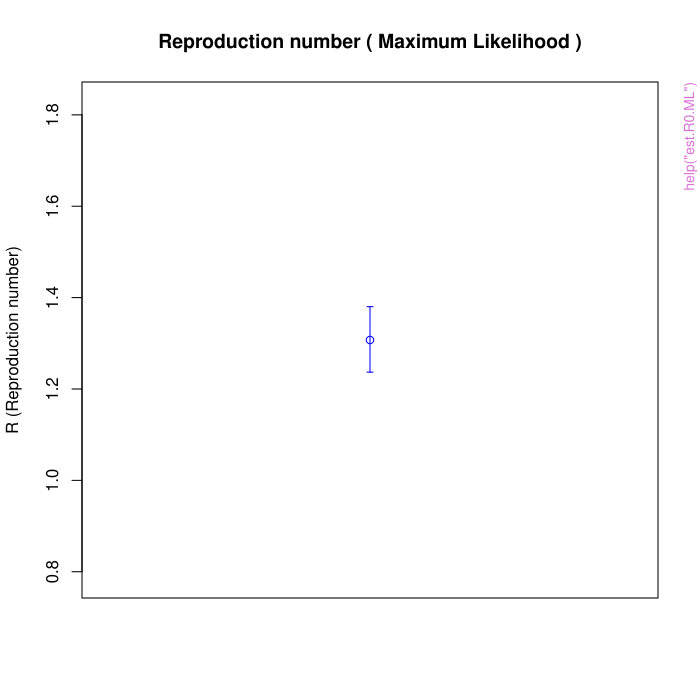

The script that drew this image:
pkgname <- "R0"
source(file.path(R.home("share"), "R", "examples-header.R"))
options(warn = 1)
library('R0')

base::assign(".oldSearch", base::search(), pos = 'CheckExEnv')
base::assign(".old_wd", base::getwd(), pos = 'CheckExEnv')
cleanEx()
nameEx("GT.chld.hsld")
### * GT.chld.hsld

flush(stderr()); flush(stdout())

### Name: GT.chld.hsld
### Title: 2009 A/H1N1 observed Generation Time distribution
### Aliases: GT.chld.hsld
### Keywords: datasets

### ** Examples

data(GT.chld.hsld)
## maybe str(GT.chld.hsld) ; plot(GT.chld.hsld) ...



cleanEx()
nameEx("Germany.1918")
### * Germany.1918

flush(stderr()); flush(stdout())

### Name: Germany.1918
### Title: Germany.1918 exemple dataset
### Aliases: Germany.1918
### Keywords: datasets

### ** Examples

data(Germany.1918)
## maybe str(Germany.1918) ; plot(Germany.1918) ...



cleanEx()
nameEx("H1N1.serial.interval")
### * H1N1.serial.interval

flush(stderr()); flush(stdout())

### Name: H1N1.serial.interval
### Title: H1N1 serial interval sample
### Aliases: H1N1.serial.interval
### Keywords: datasets

### ** Examples

data(H1N1.serial.interval)
## maybe str(H1N1.serial.interval) ; plot(H1N1.serial.interval) ...



cleanEx()
nameEx("check.incid")
### * check.incid

flush(stderr()); flush(stdout())

### Name: check.incid
### Title: Check incid in the input
### Aliases: check.incid

### ** Examples
#Loading package
library(R0)

## Data is taken from the paper by Nishiura for key transmission parameters of an institutional
## outbreak during 1918 influenza pandemic in Germany
data(Germany.1918)
Germany.1918

## check.incid will extract names from the vector and coerce them as dates
check.incid(Germany.1918)

## Had Germany.1918 not have names() set, output would have been with index dates
## To force such an output, we here impose t=1:126. 
## Erasing names(Germany.1918) would have produced the same
## If so, then the epid$t vector returned will be replacement values.
check.incid(Germany.1918, t=1:126)

## You can also choose not to provide a complete date vector, but to only
## indicated the first day of the observation, and the number of days between each
## observation. In this example we will assume a time step of 7 days.
check.incid(Germany.1918, date.first.obs="1918-01-01", time.step=7)

## Finally, if no names() are available for the dataset and date.first.obs is not provided,
## setting time.step to any integer value will generate a t vector starting 
## from 1 and incrementing by the time.step parameter.


cleanEx()
nameEx("est.GT")
### * est.GT

flush(stderr()); flush(stdout())

### Name: est.GT
### Title: Find the best-fitting GT distribution for a series of serial
###   interval
### Aliases: est.GT

### ** Examples
#Loading package
library(R0)

# Data taken from traced cases of H1N1 viruses.
data(H1N1.serial.interval)
est.GT(serial.interval=H1N1.serial.interval)

## Best fitting GT distribution is a gamma distribution with mean = 3.039437 and sd = 1.676551 .
## Discretized Generation Time distribution
## mean: 3.070303 , sd: 1.676531 
## [1] 0.0000000000 0.1621208802 0.2704857362 0.2358751176 0.1561845680 0.0888997193 0.0459909903 
## 0.0222778094 0.0102848887 0.0045773285 0.0019791984 0.0008360608 0.0003464431 0.0001412594


# The same result can be achieved with two vectors of dates of onset.
# Here we use the same data, but trick the function into thinking onset dates are all "0".
data(H1N1.serial.interval)
est.GT(infector.onset.dates=rep(0,length(H1N1.serial.interval)), 
       infectee.onset.dates=H1N1.serial.interval)


cleanEx()
nameEx("est.R0.AR")
### * est.R0.AR

flush(stderr()); flush(stdout())

### Name: est.R0.AR
### Title: Estimate R0 from attack rate of an epidemic
### Aliases: est.R0.AR

### ** Examples
#Loading package
library(R0)

## Woodall reported an attack rate of 0.31 in a population of 1732 during
## the 1957 H2N2 influenza pandemic ('Age and Asian Influenza, 1957', BMJ, 1958)

est.R0.AR(pop.size=1732, AR=0.31)
# Reproduction number estimate using Attack Rate method
# R :  1.19698[ 1.179606 , 1.215077 ]

est.R0.AR(AR=0.31)
# Reproduction number estimate using  Attack Rate  method.
# R :  1.19698

est.R0.AR(pop.size=1732, incid=31)
# Reproduction number estimate using Attack Rate method
# R :  1.009057[ 1.005873 , 1.012269 ]

est.R0.AR(pop.size=1732, incid=c(2,3,4,7,4,2,4,5))
# Reproduction number estimate using Attack Rate method
# R :  1.009057[ 1.005873 , 1.012269 ]

est.R0.AR(pop.size=1732, incid=c(2,3,0,7,4,2,0,5))
# Reproduction number estimate using Attack Rate method
# R :  1.006699[ 1.003965 , 1.009453 ]


cleanEx()
nameEx("est.R0.EG")
### * est.R0.EG

flush(stderr()); flush(stdout())

### Name: est.R0.EG
### Title: Estimate R from exponential growth rate
### Aliases: est.R0.EG

### ** Examples
#Loading package
library(R0)

## Data is taken from the paper by Nishiura for key transmission parameters of an institutional
## outbreak during 1918 influenza pandemic in Germany)

data(Germany.1918)
mGT<-generation.time("gamma", c(3, 1.5))

est.R0.EG(Germany.1918, mGT, begin=1, end=27)
## Reproduction number estimate using  Exponential Growth 
## R :  1.525895[ 1.494984 , 1.557779 ]


cleanEx()
nameEx("est.R0.ML")
### * est.R0.ML

flush(stderr()); flush(stdout())

### Name: est.R0.ML
### Title: Estimate the reproduction number by maximum likelihood
### Aliases: est.R0.ML

### ** Examples
#Loading package
library(R0)

## Data is taken from paper by Nishiura for key transmission parameters of an institutional
## outbreak during the 1918 influenza pandemic in Germany)

data(Germany.1918)
mGT<-generation.time("gamma", c(2.45, 1.38))
est.R0.ML(Germany.1918, mGT, begin=1, end=27, range=c(0.01,50))
# Reproduction number estimate using  Maximum Likelihood  method.
# R :  1.307222[ 1.236913 , 1.380156 ]

res=est.R0.ML(Germany.1918, mGT, begin=1, end=27, range=c(0.01,50))
plot(res)

## no change in R with varying range 
## (dates here are the same index as before. Just to illustrate different use)
est.R0.ML(Germany.1918, mGT, begin="1918-09-29", end="1918-10-25", range=c(0.01,100))
# Reproduction number estimate using  Maximum Likelihood  method.
# R :  1.307249[ 1.236913 , 1.380185 ]




cleanEx()
nameEx("est.R0.SB")
### * est.R0.SB

flush(stderr()); flush(stdout())

### Name: est.R0.SB
### Title: Estimate the time dependent reproduction number using a Bayesian
###   approach
### Aliases: est.R0.SB

### ** Examples
#Loading package
library(R0)

## Data is taken from the paper by Nishiura for key transmission parameters of an institutional
## outbreak during 1918 influenza pandemic in Germany)

data(Germany.1918)
mGT <- generation.time("gamma", c(3,1.5))
SB <- est.R0.SB(Germany.1918, mGT)

## Results will include "most likely R(t)" (ie. the R(t) value for which the computed probability 
## is the highest), along with 95% CI, in a data.frame object
SB
# Reproduction number estimate using  Real Time Bayesian  method.
# 0 0 2.02 0.71 1.17 1.7 1.36 1.53 1.28 1.43 ...

SB$Rt.quant
# Date R.t. CI.lower. CI.upper.
# 1  1918-09-29 0.00      0.01      1.44
# 2  1918-09-30 0.00      0.01      1.42
# 3  1918-10-01 2.02      0.97      2.88
# 4  1918-10-02 0.71      0.07      1.51
# 5  1918-10-03 1.17      0.40      1.84
# 6  1918-10-04 1.70      1.09      2.24
# 7  1918-10-05 1.36      0.84      1.83
# 8  1918-10-06 1.53      1.08      1.94
# 9  1918-10-07 1.28      0.88      1.66
# 10 1918-10-08 1.43      1.08      1.77
# ...

## "Plot" will provide the most-likely R value at each time unit, along with 95CI
plot(SB)
## "Plotfit" will show the complete distribution of R for 9 time unit throughout the outbreak
plotfit(SB)


cleanEx()
nameEx("est.R0.TD")
### * est.R0.TD

flush(stderr()); flush(stdout())

### Name: est.R0.TD
### Title: Estimate the time dependent reproduction number
### Aliases: est.R0.TD

### ** Examples
#Loading package
library(R0)

## Data is taken from the paper by Nishiura for key transmission parameters of an institutional
## outbreak during 1918 influenza pandemic in Germany)

data(Germany.1918)
mGT<-generation.time("gamma", c(3, 1.5))
TD <- est.R0.TD(Germany.1918, mGT, begin=1, end=126, nsim=100)
# Warning messages:
# 1: In est.R0.TD(Germany.1918, mGT) : Simulations may take several minutes.
# 2: In est.R0.TD(Germany.1918, mGT) : Using initial incidence as initial number of cases.
TD
# Reproduction number estimate using  Time-Dependent  method.
# 2.322239 2.272013 1.998474 1.843703 2.019297 1.867488 1.644993 1.553265 1.553317 1.601317 ...

## An interesting way to look at these results is to agregate initial data by longest time unit,
## such as weekly incidence. This gives a global overview of the epidemic.
TD.weekly <- smooth.Rt(TD, 7)
TD.weekly
# Reproduction number estimate using  Time-Dependant  method.
# 1.878424 1.580976 1.356918 1.131633 0.9615463 0.8118902 0.8045254 0.8395747 0.8542518 0.8258094..
plot(TD.weekly)


cleanEx()
nameEx("estimate.R")
### * estimate.R

flush(stderr()); flush(stdout())

### Name: estimate.R
### Title: Estimate R0 for one incidence dataset using several methods
### Aliases: estimate.R

### ** Examples
#Loading package
library(R0)

## Outbreak during 1918 influenza pandemic in Germany)
data(Germany.1918)
mGT<-generation.time("gamma", c(3, 1.5))
estR0<-estimate.R(Germany.1918, mGT, begin=1, end=27, methods=c("EG", "ML", "TD", "AR", "SB"), 
                  pop.size=100000, nsim=100)

attributes(estR0)
## $names
## [1] "epid"      "GT"        "begin"     "end"       "estimates"
## 
## $class
## [1] "R0.sR"

## Estimates results are stored in the $estimates object
estR0
## Reproduction number estimate using  Exponential Growth  method.
## R :  1.525895[ 1.494984 , 1.557779 ]
## 
## Reproduction number estimate using  Maximum Likelihood  method.
## R :  1.383996[ 1.309545 , 1.461203 ]
## 
## Reproduction number estimate using  Attack Rate  method.
## R :  1.047392[ 1.046394 , 1.048393 ]
## 
## Reproduction number estimate using  Time-Dependent  method.
## 2.322239 2.272013 1.998474 1.843703 2.019297 1.867488 1.644993 1.553265 1.553317 1.601317 ...
## 
## Reproduction number estimate using  Sequential Bayesian  method.
## 0 0 2.22 0.66 1.2 1.84 1.43 1.63 1.34 1.52 ...


## If no date vector nor date of first observation are provided, results are the same
## except time values in $t are replaced by index


cleanEx()
nameEx("generation.time")
### * generation.time

flush(stderr()); flush(stdout())

### Name: generation.time
### Title: Generation Time distribution
### Aliases: generation.time

### ** Examples
#Loading package
library(R0)

# GT for children at house(from Cauchemez PNAS 2011)

GT.chld.hsld1<-generation.time("empirical", c(0,0.25,0.2,0.15,0.1,0.09,0.05,0.01))
plot(GT.chld.hsld1, col="green")
GT.chld.hsld1
# Discretized Generation Time distribution
# mean: 2.729412 , sd: 1.611636 
# [1] 0.00000000 0.29411765 0.23529412 0.17647059 0.11764706 0.10588235 0.05882353
# [8] 0.01176471

GT.chld.hsld2<-generation.time("gamma", c(2.45, 1.38))
GT.chld.hsld2
# Discretized Generation Time distribution
# mean: 2.504038 , sd: 1.372760
# [1] 0.0000000000 0.2553188589 0.3247178420 0.2199060781 0.1144367560
# [6] 0.0515687896 0.0212246257 0.0082077973 0.0030329325 0.0010825594
#[11] 0.0003760069 0.0001277537


# GT for school & community
GTs1<-generation.time("empirical", c(0,0.95,0.05))
plot(GTs1, col='blue')


plot(GT.chld.hsld1, ylim=c(0,0.5), col="red")
par(new=TRUE)
plot(GT.chld.hsld2, xlim=c(0,7), ylim=c(0,0.5), col="black")


graphics::par(get("par.postscript", pos = 'CheckExEnv'))
cleanEx()
nameEx("sensitivity.analysis")
### * sensitivity.analysis

flush(stderr()); flush(stdout())

### Name: sensitivity.analysis
### Title: Sensitivity analysis of basic reproduction ratio to begin/end
###   dates
### Aliases: sensitivity.analysis

### ** Examples
#Loading package
library(R0)

## Data is taken from the paper by Nishiura for key transmission parameters of an institutional
## outbreak during 1918 influenza pandemic in Germany)
data(Germany.1918)

## For this exemple, we use the exact same call as for the internal sensitivity analysis function

## sa.type = "GT"

## Here we will test GT with means of 1 to 5, each time with SD constant (1)
## GT and SD can be either fixed value or vectors of values
## Actual value in simulations may differ, as they are adapted according to the distribution type
tmp<-sensitivity.analysis(sa.type="GT", incid=Germany.1918, GT.type="gamma", GT.mean=seq(1,5,1), 
                          GT.sd.range=1, begin=1, end=27, est.method="EG")

## Results are stored in a matrix, each line dedicated to a (mean,sd) couple
plot(x=tmp[,"GT.Mean"], xlab="mean GT (days)", y=tmp[,"R"], ylim=c(1.2, 2.1), ylab="R0 (95% CI)", 
     type="p", pch=19, col="black", main="Sensitivity of R0 to mean GT")
arrows(x0=as.numeric(tmp[,"GT.Mean"]), y0=as.numeric(tmp[,"CI.lower"]), 
       y1=as.numeric(tmp[,"CI.upper"]), angle=90, code=3, col="black", length=0.05)
## One could tweak this example to change sorting of values (per mean, or per standard deviation)
## eg: 'x=tmp[,c('GT.Mean')]' could become 'x=tmp[,c('GT.SD')]'


## sa.type="time"

mGT<-generation.time("gamma", c(2.6,1))
sen=sensitivity.analysis(sa.type="time", incid=Germany.1918, GT=mGT, begin=1:15, end=16:30, 
                         est.method="EG")
# ...
# Warning message:
# If 'begin' and 'end' overlap, cases where begin >= end are skipped.
# These cases often return Rsquared = 1 and are thus ignored.
## A list with different estimates of reproduction ratio, exponential growth rate and 95%CI 
## wtih different pairs of begin and end dates in form of data frame is returned.
## If method is "EG", results will include growth rate and deviance R-squared measure
## Else, if "ML" method is used, growth rate and R-squared will be set as NA

## Interesting results include the variation of R0 given specific begin/end dates.
## Such results can be plot as a colored matrix and display Rsquared=f(time period)
plot(sen, what=c("criterion","heatmap"))
## Returns complete data.frame of best R0 value for each time period 
## (allows for quick visualization)
## The "best.fit" is the time period over which the estimate is the more robust

# $best.fit
#    Time.period Begin.dates  End.dates       R Growth.rate  Rsquared CI.lower. CI.upper.
# 92          15  1970-01-08 1970-01-23 1.64098   0.1478316 0.9752564  1.574953  1.710209


cleanEx()
nameEx("sim.epid")
### * sim.epid

flush(stderr()); flush(stdout())

### Name: sim.epid
### Title: Epidemic outbreak simulation
### Aliases: sim.epid

### ** Examples
#Loading package
library(R0)

## In this example we simulate n=100 epidemic curves, with peak value at 150 incident cases, 
## and maximum epidemic length of 30 time units.
## Only the outbreak phase is computed. When the peak value is reached, the process is stopped 
## and another epidemic is generated.
sim.epid(epid.nb=100, GT=generation.time("gamma",c(3,1.5)), R0=1.5, 
         epid.length=30, family="poisson", peak.value=150)

# Here, a 30*100 matrix is returned. Each column is a single epidemic.


cleanEx()
nameEx("smooth.Rt")
### * smooth.Rt

flush(stderr()); flush(stdout())

### Name: smooth.Rt
### Title: Smooth real-time reproduction number over larger time period
### Aliases: smooth.Rt

### ** Examples
#Loading package
library(R0)

## This script allows for generating a new estimation for RTB and TD methods.
## Estimations used as input are agregated by a time period provided by user.
## Results can be plotted exactly the same was as input estimations,
## except they won't show any goodness of fit curve.
data(Germany.1918)
mGT <- generation.time("gamma", c(3,1.5))
TD <- estimate.R(Germany.1918, mGT, begin=1, end=126, methods="TD", nsim=100)
TD
# Reproduction number estimate using  Time-Dependant  method.
# 2.322239 2.272013 1.998474 1.843703 2.019297 1.867488 1.644993 1.553265 1.553317 1.601317 ...
TD$estimates$TD$Rt.quant
#     Date      R.t. CI.lower.  CI.upper.
# 1      1 2.3222391 1.2000000  2.4000000
# 2      2 2.2720131 2.7500000  6.2500000
# 3      3 1.9984738 2.7500000  6.5000000
# 4      4 1.8437031 0.7368421  1.5789474
# 5      5 2.0192967 3.1666667  6.1666667
# 6      6 1.8674878 1.6923077  3.2307692
# 7      7 1.6449928 0.8928571  1.6428571
# 8      8 1.5532654 1.3043478  2.2608696
# 9      9 1.5533172 1.0571429  1.7428571
# 10    10 1.6013169 1.6666667  2.6666667
# ...

TD.weekly <- smooth.Rt(TD$estimates$TD, 7)
TD.weekly
# Reproduction number estimate using  Time-Dependant  method.
# 1.878424 1.580976 1.356918 1.131633 0.9615463 0.8118902 0.8045254 0.8395747 0.8542518 0.8258094..

TD.weekly$Rt.quant
#    Date      R.t. CI.lower. CI.upper.
# 1     1 1.8784240 1.3571429 2.7380952
# 2     8 1.5809756 1.3311037 2.0100334
# 3    15 1.3569175 1.1700628 1.5308219
# 4    22 1.1316335 0.9961229 1.2445302
# 5    29 0.9615463 0.8365561 1.0453074
# 6    36 0.8118902 0.7132668 0.9365193
# 7    43 0.8045254 0.6596685 0.9325967
# 8    50 0.8395747 0.6776557 1.0402930
# 9    57 0.8542518 0.6490251 1.1086351
# 10   64 0.8258094 0.5836735 1.1142857
# 11   71 0.8543877 0.5224719 1.1460674
# 12   78 0.9776385 0.6228070 1.4912281
# 13   85 0.9517133 0.5304348 1.3652174
# 14   92 0.9272833 0.5045045 1.3423423
# 15   99 0.9635479 0.4875000 1.5125000
# 16  106 0.9508951 0.5000000 1.6670455
# 17  113 0.9827432 0.5281989 1.8122157
# 18  120 0.5843895 0.1103040 0.9490928


### * <FOOTER>
###
cleanEx()
options(digits = 7L)
base::cat("Time elapsed: ", proc.time() - base::get("ptime", pos = 'CheckExEnv'),"\n")
grDevices::dev.off()
###
### Local variables: ***
### mode: outline-minor ***
### outline-regexp: "\\(> \\)?### [*]+" ***
### End: ***
quit('no')
